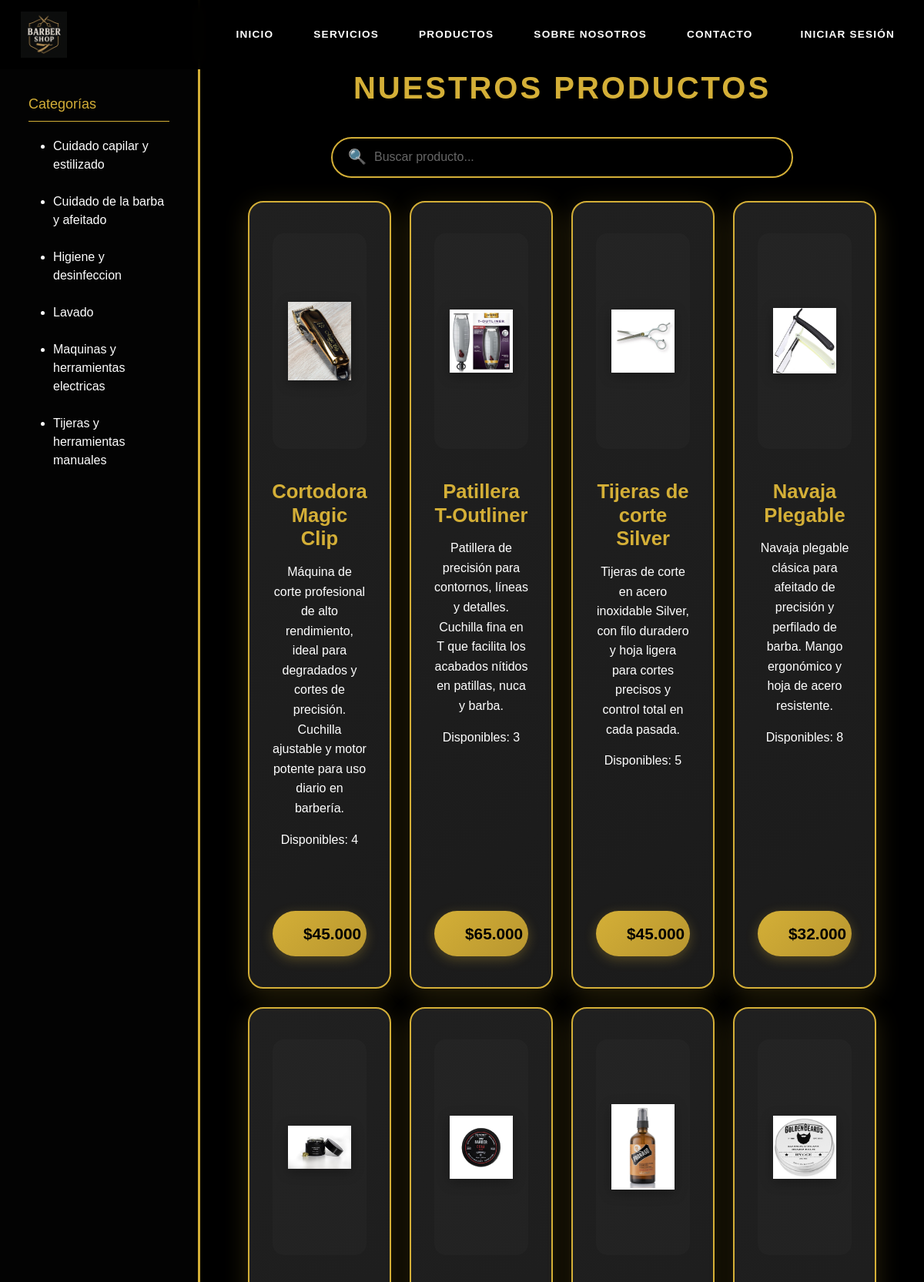
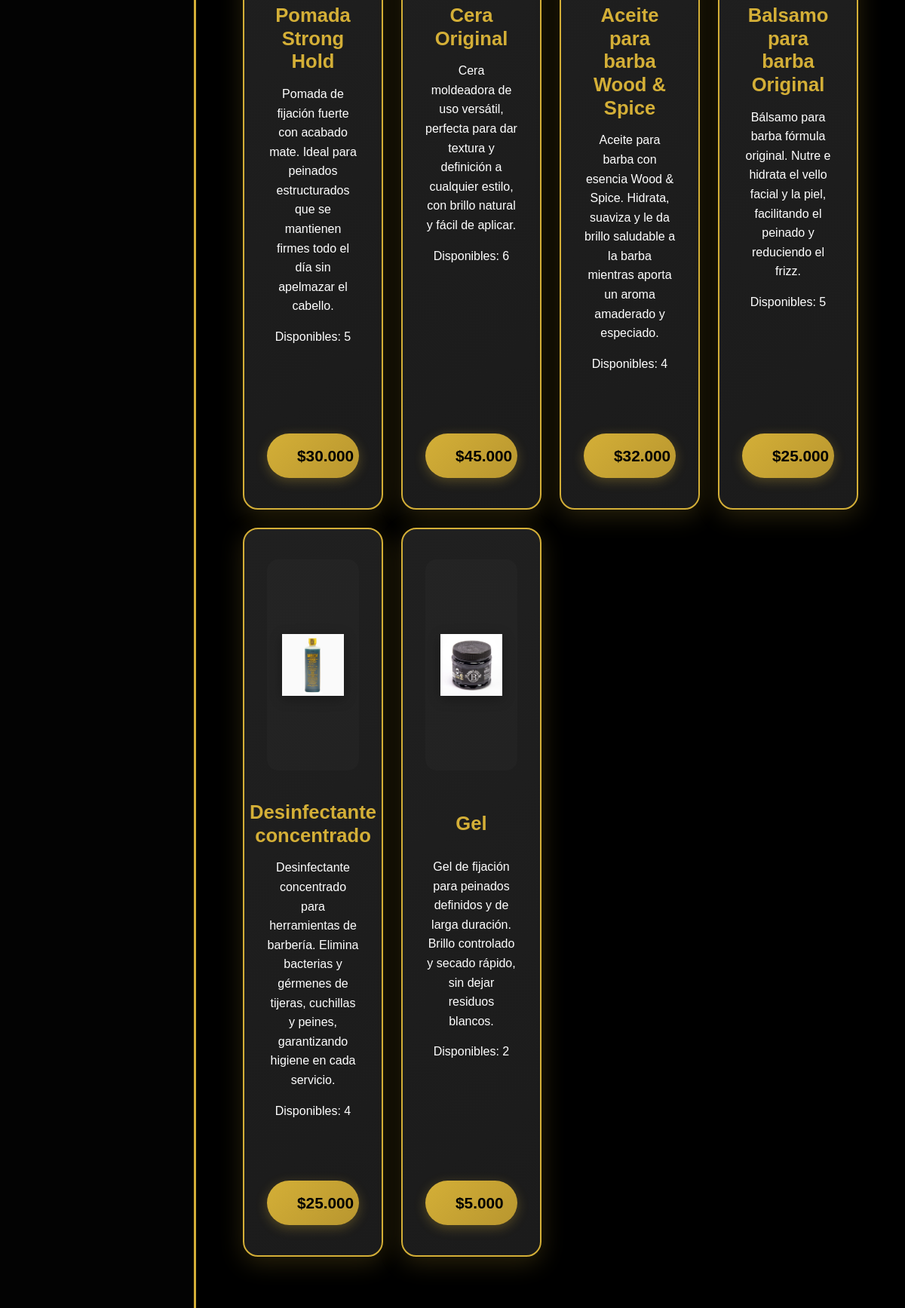
The page /index.php?action=productobarberia (upper part) on the database its author committed (2 pictures, top to bottom).
### tables this page shows
CREATE TABLE `categoria` (
  `idCategoria` int(11) NOT NULL,
  `categoria` varchar(50) DEFAULT NULL
);

CREATE TABLE `producto` (
  `idProducto` int(11) NOT NULL,
  `nomProduc` varchar(30) DEFAULT NULL,
  `descripcion` varchar(255) DEFAULT NULL,
  `foto` varchar(255) DEFAULT NULL,
  `precioUni` int(11) DEFAULT NULL,
  `cantidad` int(11) DEFAULT NULL,
  `idMarca` int(11) DEFAULT NULL,
  `idCategoria` int(11) DEFAULT NULL
);

### views/productobarberia.php (the view, shortened to what this page needs)
<?php
$database = new Database();
$conn = $database->getConnection();
$sql = "SELECT * FROM producto ORDER BY idProducto ASC";
$stmt = $conn->prepare($sql);
$stmt->execute();
$productos = $stmt->fetchAll(PDO::FETCH_ASSOC);
$sqlCats = "SELECT idCategoria, categoria FROM categoria ORDER BY categoria ASC";
$stmtCats = $conn->prepare($sqlCats);
$stmtCats->execute();
$categorias = $stmtCats->fetchAll(PDO::FETCH_ASSOC);
?>
<!DOCTYPE html>
<html lang="es">
<head>
    <link href="https://cdn.jsdelivr.net/npm/bootstrap@5.3.8/dist/css/bootstrap.min.css" rel="stylesheet">
    <link rel="stylesheet" href="<?= $base ?>/css/estilos.css?v=<?= filemtime($_SERVER['DOCUMENT_ROOT'] . $base . '/css/estilos.css') ?>">
</head>
<body>
    <?php include './views/includes/header.php'; ?>
    <div class="main-container">
        <aside class="sidebar">
            <div class="container" style="padding-top: 100px;">
            <h2>Categorías</h2>
            <ul>
                <?php foreach ($categorias as $cat): ?>
                    <li>
                        <a href="index.php?action=categoria&id=<?= $cat['idCategoria'] ?>"
                           style="text-decoration:none; color:#000;">
                            <?= htmlspecialchars($cat['categoria']) ?>
                        </a>
                    </li>
                <?php endforeach; ?>
            </ul>
        </aside>
        <main>
            <h1 class="titulo-productos">Nuestros Productos</h1>
            <div class="busqueda-wrapper">
                <span class="busqueda-icono">&#128269;</span>
                <input type="text"
                       id="busquedaProducto"
                       placeholder="Buscar producto..."
                       onkeyup="buscarProducto()">
            </div>
            <div class="container mt-4">
                <div class="row" id="contenedorProductos">
                    <?php foreach ($productos as $p): ?>
                        <div class="col-12 col-sm-6 col-md-4 col-lg-3 mb-4 producto-item"
                             data-producto="<?= strtolower(htmlspecialchars($p['nomProduc'])); ?>">
                            <div class="product-card">
                                <div class="product-image">
                                    <img src="<?= $base ?>/photo/<?= htmlspecialchars($p['foto']); ?>"
                                         alt="<?= htmlspecialchars($p['nomProduc']); ?>">
                                </div>
                                <div class="product-content">
                                    <div>
                                        <h5><?= htmlspecialchars($p['nomProduc']); ?></h5>
                                        <p><?= htmlspecialchars($p['descripcion']); ?></p>
                                        <p>
                                        <?= $p['cantidad'] > 0
                                        ? 'Disponibles: ' . htmlspecialchars($p['cantidad'])
                                        : 'Agotado'; ?>
                                        </p>
                                    </div>
                                    <button class="precio"
                                        onclick="agregar('<?= htmlspecialchars($p['nomProduc']); ?>', <?= $p['precioUni']; ?>, <?= $p['idProducto']; ?>, <?= (int)$p['cantidad']; ?>)"
                                        <?= ($p['cantidad'] <= 0) ? 'disabled style="opacity:0.5;cursor:not-allowed;background:#555;"' : '' ?>>
                                        <?= ($p['cantidad'] <= 0) ? 'Sin stock' : '$' . number_format($p['precioUni'], 0, ',', '.') ?>
                                    </button>
                                </div>
                            </div>
                        </div>
                    <?php endforeach; ?>
                </div>
            </div>
        </main>
    </div>
</body>
</html>

### views/includes/header.php (style rules this page uses)
body { padding-top: 80px; }

### rows shown on the page
categoria: categoria "Cuidado capilar y estilizado"
categoria: categoria "Cuidado de la barba y afeitado"
categoria: categoria "Higiene y desinfeccion"
categoria: categoria "Lavado"
categoria: categoria "Maquinas y herramientas electricas"
categoria: categoria "Tijeras y herramientas manuales"
producto: foto (picture), nomProduc "Cortodora Magic Clip", descripcion "Máquina de corte profesional de alto rendimiento, ideal para degradados y cortes de precisión. Cuchilla ajustable y motor potente para uso diario en barbería.", cantidad "4", precioUni "45.000"
producto: foto (picture), nomProduc "Patillera T-Outliner", descripcion "Patillera de precisión para contornos, líneas y detalles. Cuchilla fina en T que facilita los acabados nítidos en patillas, nuca y barba.", cantidad "3", precioUni "65.000"
producto: foto (picture), nomProduc "Tijeras de corte Silver", descripcion "Tijeras de corte en acero inoxidable Silver, con filo duradero y hoja ligera para cortes precisos y control total en cada pasada.", cantidad "5", precioUni "45.000"
producto: foto (picture), nomProduc "Navaja Plegable", descripcion "Navaja plegable clásica para afeitado de precisión y perfilado de barba. Mango ergonómico y hoja de acero resistente.", cantidad "8", precioUni "32.000"
producto: foto (picture), nomProduc "Pomada Strong Hold", descripcion "Pomada de fijación fuerte con acabado mate. Ideal para peinados estructurados que se mantienen firmes todo el día sin apelmazar el cabello.", cantidad "5", precioUni "30.000"
producto: foto (picture), nomProduc "Cera Original", descripcion "Cera moldeadora de uso versátil, perfecta para dar textura y definición a cualquier estilo, con brillo natural y fácil de aplicar.", cantidad "6", precioUni "45.000"
producto: foto (picture), nomProduc "Aceite para barba Wood & Spice", descripcion "Aceite para barba con esencia Wood & Spice. Hidrata, suaviza y le da brillo saludable a la barba mientras aporta un aroma amaderado y especiado.", cantidad "4", precioUni "32.000"
producto: foto (picture), nomProduc "Balsamo para barba Original", descripcion "Bálsamo para barba fórmula original. Nutre e hidrata el vello facial y la piel, facilitando el peinado y reduciendo el frizz.", cantidad "5", precioUni "25.000"
producto: foto (picture), nomProduc "Desinfectante concentrado", descripcion "Desinfectante concentrado para herramientas de barbería. Elimina bacterias y gérmenes de tijeras, cuchillas y peines, garantizando higiene en cada servicio.", cantidad "4", precioUni "25.000"
producto: foto (picture), nomProduc "Gel", descripcion "Gel de fijación para peinados definidos y de larga duración. Brillo controlado y secado rápido, sin dejar residuos blancos.", cantidad "2", precioUni "5.000"
